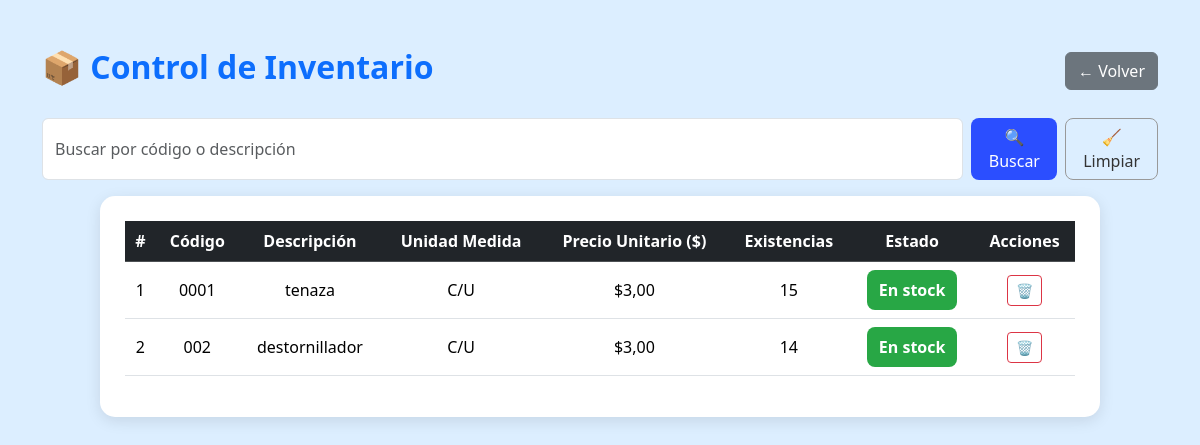
Page /inventario/ (signed in) on the earlier database version.
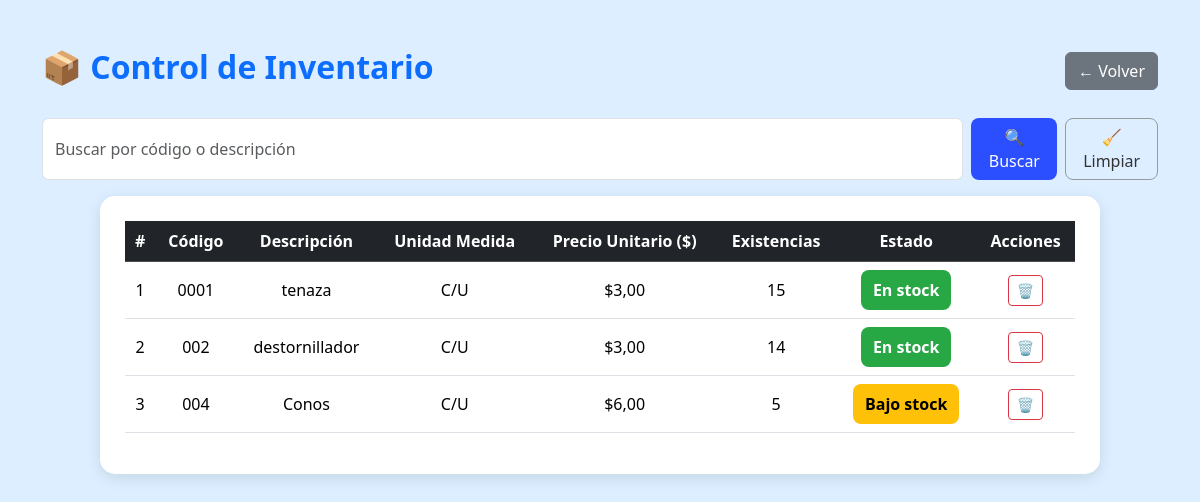
Same page on the later database version.
### Modulos/Facturacion/models.py (models this page shows, shortened)
class Producto(models.Model):
    codigo = models.CharField(max_length=20, unique=True)
    descripcion = models.CharField(max_length=150)
    unidad_medida = models.CharField(max_length=10, default='C/U')
    precio_unitario = models.DecimalField(max_digits=10, decimal_places=2)
    inventario = models.IntegerField(default=0, editable=False)

### Modulos/Facturacion/views.py (the view)
# urls.py: path('inventario/', views.inventario, name='inventario'),
@login_required
def inventario(request):
    query = request.GET.get('q', '')
    productos = Producto.objects.all().order_by('codigo')
    if query:
        productos = productos.filter(Q(codigo__icontains=query) | Q(descripcion__icontains(query)))
    return render(request, 'Facturacion/inventario.html', {'productos': productos, 'query': query})

### Modulos/Facturacion/templates/Facturacion/inventario.html (shortened to what this page needs)
{% load static %}
<!DOCTYPE html>
<html lang="es">
<head>
    <link href="https://cdn.jsdelivr.net/npm/bootstrap@5.3.3/dist/css/bootstrap.min.css" rel="stylesheet">
    <link rel="stylesheet" href="{% static 'css/inventario.css' %}">
</head>
<body>
<div class="container mt-5">
    <div class="d-flex justify-content-between align-items-center mb-4">
        <h2 class="fw-bold text-primary">
            📦 Control de Inventario
        </h2>
        <a href="{% url 'menu_catalogos' %}" class="btn btn-secondary">← Volver</a>
    </div>
    <form method="get" class="d-flex justify-content-end mb-3">
        <input type="text" name="q" value="{{ query }}" class="form-control me-2" placeholder="Buscar por código o descripción">
        <button class="btn btn-primary me-2" type="submit">🔍 Buscar</button>
        <a href="{% url 'inventario' %}" class="btn btn-outline-secondary">🧹 Limpiar</a>
    </form>
<div class="table-container">
    <table class="table table-hover align-middle text-center">
        <thead class="table-dark">
            <tr>
                <th>#</th>
                <th>Código</th>
                <th>Descripción</th>
                <th>Unidad Medida</th>
                <th>Precio Unitario ($)</th>
                <th>Existencias</th>
                <th>Estado</th>
                <th>Acciones</th>
            </tr>
        </thead>
        <tbody>
            {% for p in productos %}
            <tr>
                <td>{{ forloop.counter }}</td>
                <td>{{ p.codigo }}</td>
                <td>{{ p.descripcion }}</td>
                <td>{{ p.unidad_medida }}</td>
                <td>${{ p.precio_unitario }}</td>
                <td>{{ p.inventario|default:"0" }}</td>
                <td>
                    {% if p.inventario > 10 %}
                        <span class="status-badge status-green">En stock</span>
                    {% elif p.inventario > 0 %}
                        <span class="status-badge status-yellow">Bajo stock</span>
                    {% else %}
                        <span class="status-badge status-red">Agotado</span>
                    {% endif %}
                </td>
                <td>
                    <a href="{% url 'eliminar_producto' p.id %}"
                       class="btn btn-outline-danger btn-sm"
                       onclick="return confirm('¿Seguro que deseas eliminar este producto?')">
                        🗑️
                    </a>
                </td>
            </tr>
            {% empty %}
            <tr><td colspan="8" class="text-muted">No hay productos registrados.</td></tr>
            {% endfor %}
        </tbody>
    </table>
</div>
</body>
</html>

Differences in the rows shown:
added Producto: codigo "004", descripcion "Conos", unidad_medida "C/U", precio_unitario "6,00", inventario "5", shows "Bajo stock"
